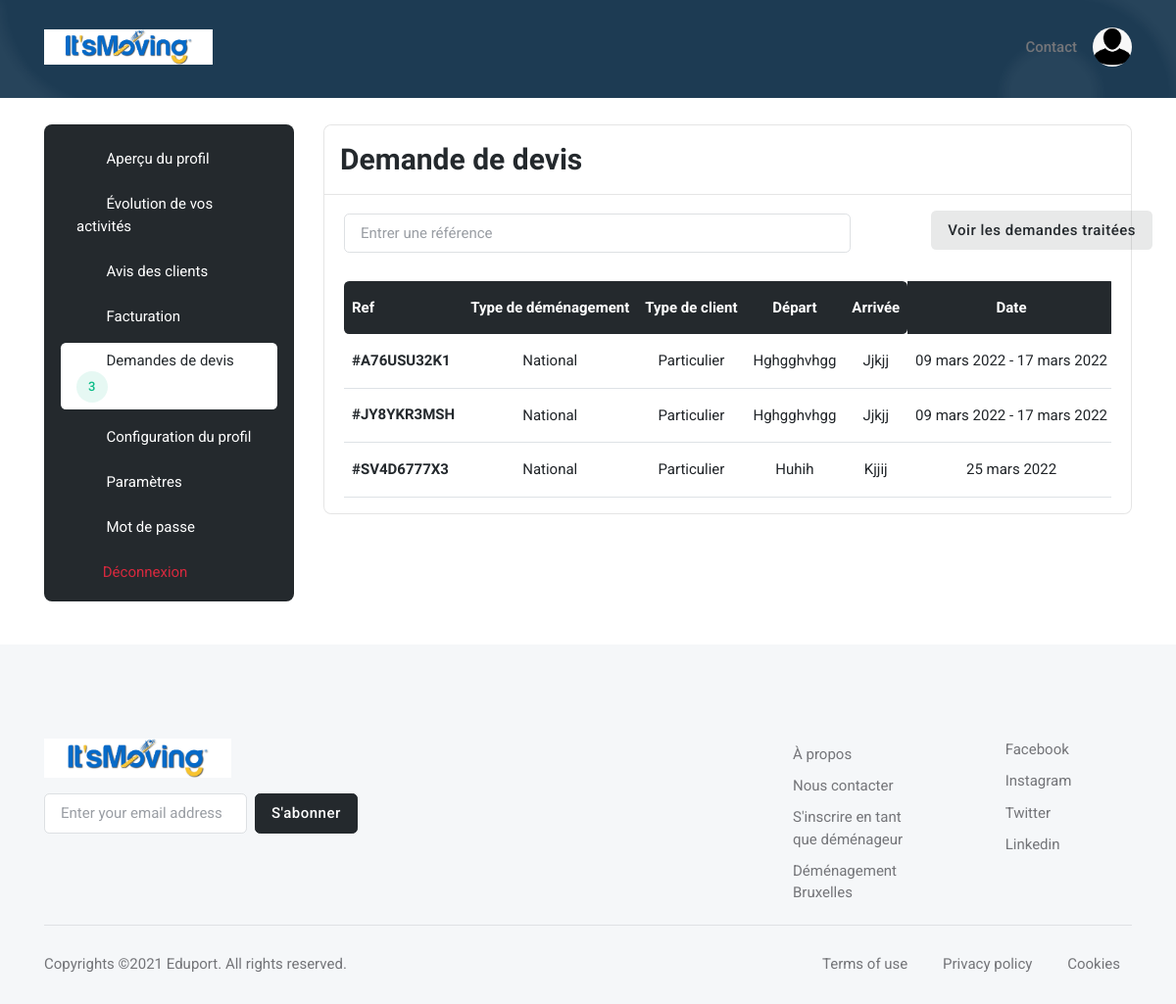
/user/quote_request/ (signed in), run on an earlier commit of the app's database.
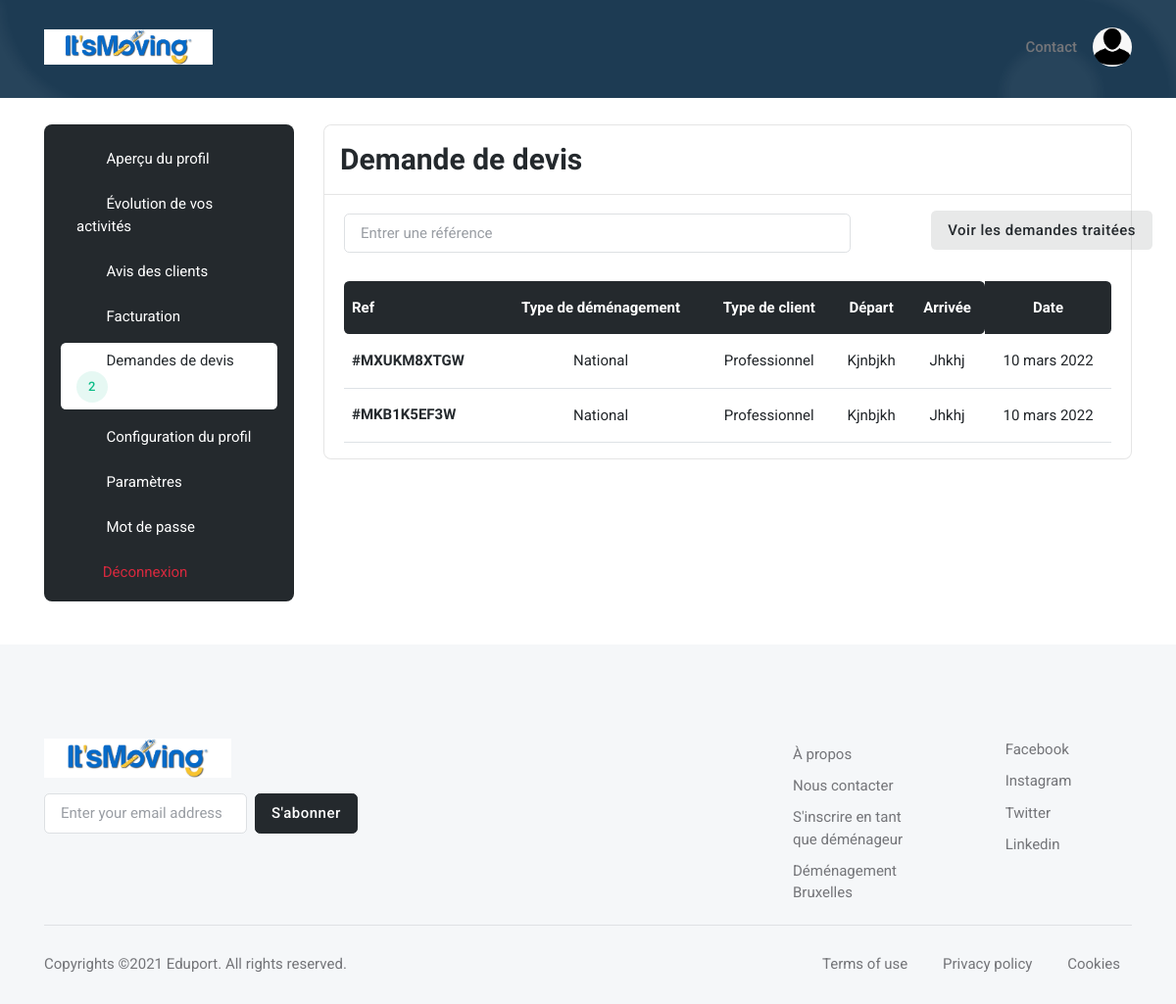
And on a later commit of the database.
### base_app/models.py (models this page shows, shortened)
class Mover_Quote_Request(models.Model):
    created = models.DateTimeField(auto_now_add=True)
    quote_request = models.ForeignKey(Quote_Request, on_delete=models.CASCADE)
    treated = models.BooleanField(default=False)
    rejected = models.BooleanField(default=False)
    paid = models.CharField(max_length=20, default='Non payé') #can be 'Non payé' or 'Payé' or 'Vérification en cours...'
    mover = models.ForeignKey(Mover, on_delete=models.CASCADE)

class Quote_Request(models.Model):
    ref = models.CharField(max_length=30)
    country = models.ForeignKey(Country, on_delete=models.CASCADE, default="")
    City_Departure = models.CharField(max_length=300)
    Adresse_Departure = models.CharField(max_length=300)
    Postal_Code_Departure = models.IntegerField()
    Residence_Number_or_Name_Departure = models.CharField(max_length=300)
    Residence_Departure = models.CharField(max_length=300)
    Number_Room_Departure = models.IntegerField()
    Country_Arrival = models.CharField(max_length=300, default="")
    City_Arrival = models.CharField(max_length=300)
    Adresse_Arrival = models.CharField(max_length=300)
    Residence_Number_or_Name_Arrival = models.CharField(max_length=300)
    Postal_Code_Arrival = models.IntegerField()
    Residence_Arrival = models.CharField(max_length=300)
    packing_service = models.BooleanField(default=False)
    packaging_materials = models.BooleanField(default=False)
    furniture_assembly_disassembly = models.BooleanField(default=False)
    furniture_storage = models.BooleanField(default=False)
    Additional_informations = models.CharField(max_length=300)
    firstname = models.CharField(max_length=300, default="")
    lastname = models.CharField(max_length=300, default="")
    email = models.EmailField(default="")
    email_sent_to_customer = models.BooleanField(default=False)
    phone_number = models.CharField(max_length=30, default="")
    created = models.DateTimeField(auto_now_add=True)
    distributed = models.BooleanField(default=False)
    moving_date = models.DateTimeField(auto_now_add=False)
    moving_date1 = models.DateTimeField(auto_now_add=False)
    moving_date2 = models.DateTimeField(auto_now_add=False)
    moving_type1 = models.ForeignKey(Moving_Type1, on_delete=models.CASCADE)
    moving_type2 = models.ForeignKey(Moving_Type2, on_delete=models.CASCADE)

class Moving_Type1(models.Model):  # can be national opr international
    name = models.CharField(max_length=300)

class Moving_Type2(models.Model):  # can be 'particulier' or 'professionnel'
    name = models.CharField(max_length=300)

### user/views.py (the view, shortened to what this page needs)
# urls.py: path('quote_request/', views.quote_request, name='quote_request'),
@login_required
def quote_request(request):
    mover = Mover.objects.filter(user_id=request.user.id).last()
    mover_quote_requests = Mover_Quote_Request.objects.filter(mover_id=mover.id, treated=False, rejected=False)
    number_quote_request = Mover_Quote_Request.objects.filter(mover_id=mover.id, treated=False, rejected=False).count()
    return render(request, 'user/profile/quote_request.html', {'mover': mover, 'mover_quote_requests':
        mover_quote_requests, 'number_quote_request': number_quote_request})

### user/templates/user/profile/quote_request.html (shortened to what the changed rows need)
{% extends 'base_app/base.html' %}
{% load static %}
{% block main %}
	<section class="pt-2">
		<div class="container">
			<div class="row">
				<div class="col-xl-3">
					<nav class="navbar navbar-light navbar-expand-xl mx-0">
						<div class="offcanvas offcanvas-end" tabindex="-1" id="offcanvasNavbar" aria-labelledby="offcanvasNavbarLabel">
							<div class="offcanvas-body p-3 p-xl-0">
								<div class="bg-dark border rounded-3 pb-0 p-3 w-100">
									<div class="list-group list-group-dark list-group-borderless">
										<a class="list-group-item active" href="{% url 'quote_request' %}"><i class="bi bi-folder-check fa-fw me-2"></i>
											Demandes de devis
											{% if number_quote_request != 0 %}
												<span class="btn btn-sm btn-success-soft btn-round me-1 mb-0">
													{{number_quote_request}}
												</span>
											{% endif %}
										</a>
									</div>
								</div>
							</div>
						</div>
					</nav>
				</div>
				<div class="col-xl-9">
					<div class="card border rounded-3">
						<div class="card-body">
							<div class="table-responsive border-0">
								<table class="table table-dark-gray align-middle p-4 mb-0 table-hover">
									<thead>
										<tr>
											<th scope="col" class="border-0 rounded-start">Ref</th>
											<th scope="col" class="border-0 text-center">Type de déménagement</th>
											<th scope="col" class="border-0 text-center">Type de client</th>
											<th scope="col" class="border-0 text-center">Départ</th>
											<th scope="col" class="border-0 rounded-end text-center">Arrivée</th>
											<th scope="col" class="border-0 rounded-end text-center">Date</th>
										</tr>
									</thead>
									<tbody>
										{% if mover_quote_request %}
													{% if quote_request.moving_date|date == 'Oct. 10, 1000' %}
														{% load i18n %}
													{% else %}
														{% load i18n %}
													{% endif %}
										{% else %}
											{% for mover_quote_request in mover_quote_requests %}
												<tr>
													<td>
														<h6 class="mt-2 mt-lg-0 mb-0">
															<a href="{% url 'mover_quote_request_detail' mover_quote_request.id %}">
																#{{mover_quote_request.quote_request.ref}}
															</a>
														</h6>
													</td>
													<td class="text-center">
														{{mover_quote_request.quote_request.moving_type1.name}}
													</td>
													<td class="text-center">
														{{mover_quote_request.quote_request.moving_type2.name}}
													</td>
													<td class="text-center">
														{% if mover_quote_request.quote_request.moving_type1.name == 'National' %}
															{{mover_quote_request.quote_request.City_Departure|capfirst}}
														{% else %}
															{{mover_quote_request.quote_request.country.name|capfirst}}
														{% endif %}
													</td>
													<td class="text-center">
														{% if mover_quote_request.quote_request.moving_type1.name == 'National' %}
															{{mover_quote_request.quote_request.City_Arrival|capfirst}}
														{% else %}
															{{mover_quote_request.quote_request.Country_Arrival|capfirst}}
														{% endif %}
													</td>
													<td class="text-center">
														{% if mover_quote_request.quote_request.moving_date|date == 'Oct. 10, 1000' %}
															{% load i18n %}
															{% language 'fr' %}
																{{mover_quote_request.quote_request.moving_date1|date:'d F Y'}} -
																{{mover_quote_request.quote_request.moving_date2|date:'d F Y'}}
															{% endlanguage %}
														{% else %}
															{% load i18n %}
															{% language 'fr' %}
																{{mover_quote_request.quote_request.moving_date|date:'d F Y'}}
															{% endlanguage %}
														{% endif %}
													</td>
												</tr>
											{% endfor %}
										{% endif %}
									</tbody>
								</table>
							</div>
						</div>
					</div>
				</div>
			</div>
		</div>
	</section>
{% endblock %}

What changed in the data, as far as the page shows it:
removed Mover_Quote_Request: quote_request.ref "A76USU32K1", quote_request.moving_type1.name "National", quote_request.moving_type2.name "Particulier", quote_request.City_Departure "Hghgghvhgg", quote_request.City_Arrival "Jjkjj", quote_request.moving_date1 "09 mars 2022", quote_request.moving_date2 "17 mars 2022"
removed Mover_Quote_Request: quote_request.ref "JY8YKR3MSH", quote_request.moving_type1.name "National", quote_request.moving_type2.name "Particulier", quote_request.City_Departure "Hghgghvhgg", quote_request.City_Arrival "Jjkjj", quote_request.moving_date1 "09 mars 2022", quote_request.moving_date2 "17 mars 2022"
removed Mover_Quote_Request: quote_request.ref "SV4D6777X3", quote_request.moving_type1.name "National", quote_request.moving_type2.name "Particulier", quote_request.City_Departure "Huhih", quote_request.City_Arrival "Kjjij", quote_request.moving_date "25 mars 2022"
added Mover_Quote_Request: quote_request.ref "MXUKM8XTGW", quote_request.moving_type1.name "National", quote_request.moving_type2.name "Professionnel", quote_request.City_Departure "Kjnbjkh", quote_request.City_Arrival "Jhkhj", quote_request.moving_date "10 mars 2022"
added Mover_Quote_Request: quote_request.ref "MKB1K5EF3W", quote_request.moving_type1.name "National", quote_request.moving_type2.name "Professionnel", quote_request.City_Departure "Kjnbjkh", quote_request.City_Arrival "Jhkhj", quote_request.moving_date "10 mars 2022"
Also different on the page:
{{ number_quote_request }}: "3" → "2"
